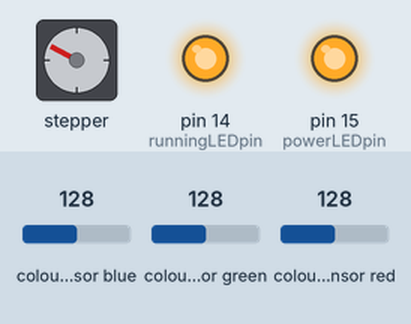
Recording of a sketch running on a simulated Arduino Uno, built with avr-gcc and run on an emulated ATmega328P. Parts: stepper motor, output pins drawn as LEDs (lit = HIGH). Wiring (inferred from the names in the program): TCS3200 colour sensor: output pin 6; S2 pin 5; S3 pin 4; S0 pin 3; S1 pin 2. The test bench sets the inputs (shaded band); at power-on: colour sensor red 128, colour sensor blue 128, colour sensor green 128. Stepper angles assume 200 steps per turn; pins used as bus, display or sensor lines are not drawn.

Above: at 1.2 s.
1.3 s: colour sensor red set to 64
At 1.65 s:
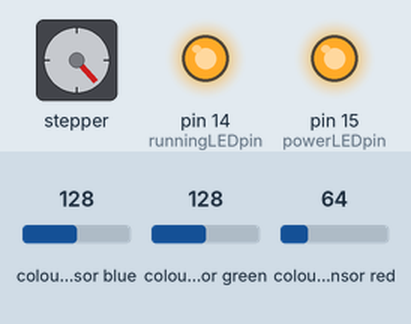
4.3 s: colour sensor red set to 5
At 4.66 s:
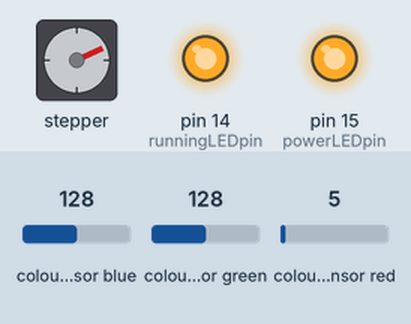
7.3 s: colour sensor red set to 191
At 7.66 s:
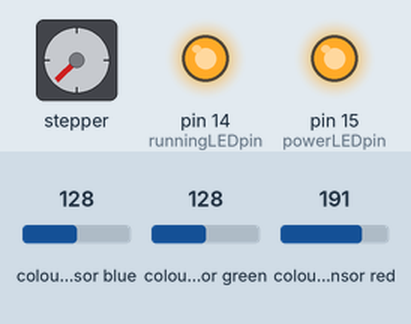
Timing chart, 0 to 19.3 s (numbered marks = the images above; inputs shaded):
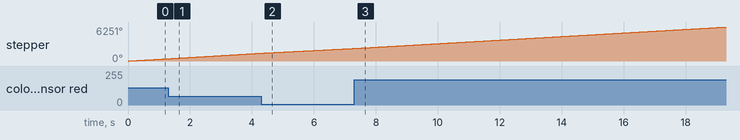

The sketch:

time_lapse.ino
```cpp
#include <AccelStepper.h>

#define S0 3
#define S1 2
#define S2 5
#define S3 4
#define sensorOut 6
#define enpin 13
#define buttonpin 16
#define runningLEDpin 14
#define powerLEDpin 15

#define tolrents 2

double R = 0;
double G = 0;
double B = 0;

double ProgramedArray[5][9] = {
  //R,G,B,MovDir,MovSpeed,RotDir,RotSpeed,TilDir,TilSpeed
 {43,25,31,0,200,0,0,0,0},    // green
 {34,35,30,0,200,0,200,0,0},    // White
 {23,31,44,0,100,0,100,0,0},    // Yellow
 {15,47,36,0,0,0,0,0,0}, // Red
 {50,33,15,0,100,0,100,0,0}     // Blue
};

AccelStepper rotatorstepper;
AccelStepper movingstepper;
AccelStepper tiltstepper;

void setup()
{
  Serial.begin(115200);
  getcolor();
  pinMode(S0, OUTPUT);
  pinMode(S1, OUTPUT);
  pinMode(S2, OUTPUT);
  pinMode(S3, OUTPUT);
  pinMode(runningLEDpin, OUTPUT);
  pinMode(powerLEDpin, OUTPUT);
  pinMode(sensorOut, INPUT);
  pinMode(buttonpin, INPUT);
  pinMode(enpin, INPUT);

  digitalWrite(enpin,LOW);
  digitalWrite(S0,HIGH);
  digitalWrite(S1,LOW);
  digitalWrite(powerLEDpin,HIGH);
  digitalWrite(runningLEDpin,HIGH);

  rotatorstepper = AccelStepper(1,7,8);
  rotatorstepper.setMaxSpeed(200/60);
  rotatorstepper.setAcceleration(100000.0);
  rotatorstepper.move(0);

  movingstepper = AccelStepper(1,9,10);
  movingstepper.setMaxSpeed(200/60);
  movingstepper.setAcceleration(100000.0);
  movingstepper.move(0);

  tiltstepper = AccelStepper(1,11,12);
  tiltstepper.setMaxSpeed(200/60);
  tiltstepper.setAcceleration(100000.0);
  tiltstepper.move(0);
}

void loop()
{
  getcolor();

  for(int i =0;i<sizeof(ProgramedArray);i++)
  {
    runsteps();
    if(isColor(ProgramedArray[i][0],ProgramedArray[i][1],ProgramedArray[i][2]))
    {
      movingstepper.setMaxSpeed(ProgramedArray[i][4]);
      movingstepper.setSpeed(ProgramedArray[i][4]);
      movingstepper.setPinsInverted(ProgramedArray[i][3],0,1);

      rotatorstepper.setMaxSpeed(ProgramedArray[i][6]);
      rotatorstepper.setSpeed(ProgramedArray[i][6]);
      rotatorstepper.setPinsInverted(ProgramedArray[i][5],0,1);

      tiltstepper.setMaxSpeed(ProgramedArray[i][8]);
      tiltstepper.setSpeed(ProgramedArray[i][8]);
      tiltstepper.setPinsInverted(ProgramedArray[i][7],0,1);

      runsteps();

      if(ProgramedArray[i][4] == 0 && ProgramedArray[i][6] == 0 && ProgramedArray[i][8] == 0)
      {
        movingstepper.stop();
        rotatorstepper.stop();
        tiltstepper.stop();
        movingstepper.disableOutputs();
        rotatorstepper.disableOutputs();
        tiltstepper.disableOutputs();
      }
      break;
    }
  }
  runsteps();
}

void runsteps()
{
  rotatorstepper.move(100);
  movingstepper.move(100);
  tiltstepper.move(100);

  rotatorstepper.run();
  movingstepper.run();
  tiltstepper.run();
}

void getcolor()
{
  R = pulseIn(sensorOut, LOW);
  G = pulseIn(sensorOut, LOW);
  B = pulseIn(sensorOut, LOW);

  long total = R+G+B;
  R = R/total*100;
  G = G/total*100;
  B = B/total*100;
}

boolean isColor(int r,int g, int b)
{
  if(R+tolrents>r && R-tolrents<r) return false;
  if(G+tolrents>g && G-tolrents<g) return false;
  if(B+tolrents>b && B-tolrents<b) return false;
  return true;
}
```
